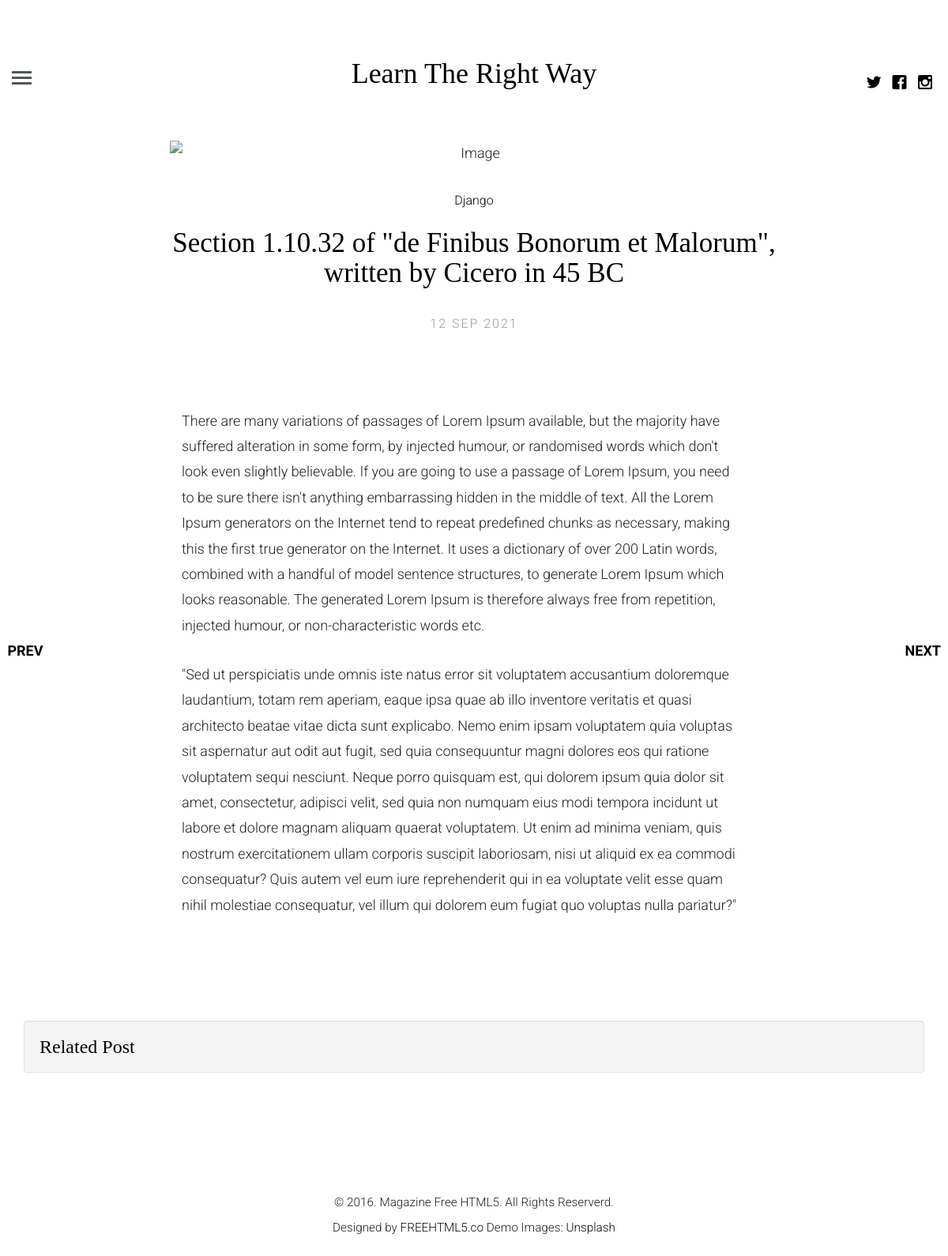
/blog/article/5, run on the app's committed database.
### Blog_App/models.py (models this page shows, shortened)
class Article(models.Model):
    article_author = models.ForeignKey(Author, on_delete=models.CASCADE)
    title = models.CharField(max_length=254)
    body = RichTextField(blank=True, null=True)
    category = models.ForeignKey(Category, on_delete=models.CASCADE)
    articate_image = StdImageField(upload_to='blog_images/%Y/%m/', variations={
        'large': (1200, 600),
        'thumbnail': (500, 300, True),
    }, delete_orphans=True)
    publish_date = models.DateTimeField(auto_now_add=True, auto_now=False)
    update_date = models.DateTimeField(auto_now=True, auto_now_add=False)
    active = models.BooleanField(default=False)

class Category(models.Model):
    name = models.CharField(max_length=254)
    active = models.BooleanField(default=False)

### Blog_App/views.py (the view)
# urls.py: path('article/<int:id>', getsingle, name="single_post"),
def getsingle(request, id):
    post = get_object_or_404(Article, pk=id )
    first = Article.objects.first()
    last = Article.objects.last()
    related_post = Article.objects.filter(category=post.category).exclude(id=id)[:4]
    context = {
        "post": post,
        "first": first,
        "last": last,
        "related": related_post
    }
    return render(request, 'blog/single.html', context)

### templates/blog/single.html (shortened to what this page needs)
{% extends 'blog/base.html' %}
{% block body_block %}
{% if post.id > first.id %}
<a href="{% url 'Blog_App:single_post' id=post.id|add:'-1' %}" class="fh5co-post-prev"><span><i class="icon-chevron-left"></i> Prev</span></a>
{% endif %}
{% if post.id < last.id %}
<a href="{% url 'Blog_App:single_post' id=post.id|add:'+1' %}" class="fh5co-post-next"><span>Next <i class="icon-chevron-right"></i></span></a>
{% endif %}
<div class="container-fluid">
		<div class="row fh5co-post-entry single-entry">
<article class="col-lg-8 col-lg-offset-2 col-md-8 col-md-offset-2 col-sm-8 col-sm-offset-2 col-xs-12 col-xs-offset-0">
				<figure class="animate-box justify-content-center">
					<img src="{{ post.articate_image.large.url}}" alt="Image" class="img-responsive">
				</figure>
				<span class="fh5co-meta animate-box"><a href="{% url 'Blog_App:category_post' name=post.category.name %}">{{ post.category.name }}</a></span>
				<h2 class="fh5co-article-title animate-box"><a href="{% url 'Blog_App:single_post' id=post.id %}">{{ post.title}}</a></h2>
				<span class="fh5co-meta fh5co-date animate-box">{{ post.publish_date|date:'H M Y' }}</span>
				<div class="col-lg-12 col-lg-offset-0 col-md-12 col-md-offset-0 col-sm-12 col-sm-offset-0 col-xs-12 col-xs-offset-0 text-left content-article">
					<div class="row">
						<div class="col-lg-12 cp-r animate-box">
							{{ post.body|safe }}
						</div>
					</div>
				</div>
			</article>
</div>
</div>
<div class="container">
	<h3 class="well">Related Post</h3>
	<div class="row">
		{% for post in related %}
		<div class="col-md-3">
			<a href="{% url 'Blog_App:single_post' id=post.id %}"></a>
		</div>
		{% endfor %}
	</div>
</div>
{% endblock %}

### static/css/icomoon.css (style rules this page uses)
[class^="icon-"], [class*=" icon-"] { font-family: 'icomoon' !important; speak: none; font-style: normal; font-weight: normal; font-variant: normal; text-transform: none; line-height: 1; -webkit-font-smoothing: antialiased; -moz-osx-font-smoothing: grayscale; }
.icon-chevron-left:before { content: "\e922"; }
.icon-chevron-right:before { content: "\e923"; }

### static/blog/css/style.css (style rules this page uses)
html { background: #fff; }
body { font-family: "Roboto", arial, sans-serif; font-size: 18px; font-weight: 300; line-height: 1.8; color: #222; background: #fff; }
a { color: #0a0a0a; -webkit-transition: 0.5s; -o-transition: 0.5s; transition: 0.5s; }
h1, h2, h3, h4, h5, h6 { font-family: "Playfair Display", times, serif; color: #000; }
p { margin-bottom: 30px; }
.fh5co-post-prev, .fh5co-post-next { position: fixed; z-index: 999; top: 50%; height: 50px; margin-top: -25px; color: #000; text-transform: uppercase; font-weight: bold; -webkit-transition: 0.5s; -o-transition: 0.5s; transition: 0.5s; }
.fh5co-post-prev span, .fh5co-post-next span { vertical-align: base; width: 100px; }
.fh5co-post-prev span i, .fh5co-post-next span i { top: 7px; position: relative; font-size: 30px; color: #000; }
.fh5co-post-prev { left: 0; margin-left: -25px; }
.fh5co-post-next { right: 0; margin-right: -25px; }
.fh5co-post-entry.single-entry .fh5co-article-title { font-size: 35px; }
.fh5co-post-entry article { text-align: center; float: left; margin-bottom: 110px; padding-left: 3em; padding-right: 3em; }
@media screen and (max-width: 1200px) { .fh5co-post-entry article { margin-bottom: 80px; padding-left: 15px; padding-right: 15px; } }
.fh5co-post-entry article figure { margin-bottom: 30px; }
.fh5co-post-entry article h2 { font-family: "Playfair Display", times, serif; font-size: 34px; color: #000; margin-bottom: 30px; }
.fh5co-post-entry article h2 a { color: #000; }
.fh5co-post-entry article .fh5co-meta { font-size: 16px; font-family: "Roboto", arial, sans-serif; color: #999999; margin-bottom: 20px; display: block; }
.fh5co-post-entry article .fh5co-meta.fh5co-date { text-transform: uppercase; letter-spacing: 2px; }
.fh5co-post-entry article .content-article { padding-top: 4em; }
.js .to-animate, .js .to-animate-2, .js .animate-box { opacity: 0; }
.cp-r { padding-right: 50px; }

### data on the page
Article: category.name "Django", title "Section 1.10.32 of \"de Finibus Bonorum et Malorum\", written by Cicero in 45 BC", publish_date "12 SEP 2021", body "There are many variations of passages of Lorem Ipsum available, but the majority have suffered alteration in some form, by injected humour, or randomised words which don't look even slightly believable. If you are going to use a passage of Lorem Ipsum, you need to be sure there isn't anything embarrassing hidden in the middle of text. All the Lorem Ipsum generators on the Internet tend to repeat predefined chunks as necessary, making this the first true generator on the Internet. It uses a dictionary of over 200 Latin words, combined with a handful of model sentence structures, to generate Lorem Ipsum which looks reasonable. The generated Lorem Ipsum is therefore always free from…"
